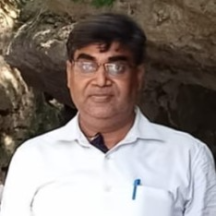
#> input picture Images/20022815.png, 216 x 216 px, given in place of the camera
$ jupyter execute --allow-errors attendance.ipynb   (text cells are left out)
#> lines starting #> are read from the running program, lines starting #| are printed output that depends on the picture; after the words box and inside, x2 and y2 are one past the last pixel; in counts of white or black regions, pixels touching at a corner belong together
[cell 1]
import cv2

[cell 2]
def generate_dataset():
    face_classifier = cv2.CascadeClassifier("haarcascade_frontalface_alt2.xml")

    # To separate face from image
    def face_cropped(img):
        # Converting image to greyscale
        gray =cv2.cvtColor(img, cv2.COLOR_BGR2GRAY)
        # 1.1 is the scaling factor
        # 4 minimum diverse
        faces = face_classifier.detectMultiScale(gray, 1.1, 4)

        # () denotes empty
        if faces is ():
            return None
        for (x,y,w,h) in faces:
            cv2.rectangle(img, (x,y), (x+w, y+w), (0,0,255), 2)
            cropped_face = img[y:y+h,x:x+w]

        return cropped_face

    # Opening web cam
    # 0 for internal camera
    # 1 for external camera
    cap = cv2.VideoCapture(0)
    img_id = 0

    while True:
        # this is our image frame
        ret, frame = cap.read()
#> frame is the input picture: shape (216, 216, 3); mean B, G, R 121.9, 127.3, 137.6
        # if face is found
        if face_cropped(frame) is not None:
#> in face_cropped, `gray =cv2.cvtColor(img, cv2.COLOR_BGR2GRAY)`:
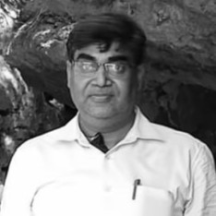
#> gray: shape (216, 216); min 3, max 255, mean 129.8
#> in face_cropped, `faces = face_classifier.detectMultiScale(gray, 1.1, 4)`: faces = [[62, 34, 79, 79]]
#> the loop in face_cropped, `for (x,y,w,h) in faces:` made 1 pass
#> pass 1, in face_cropped, `cropped_face = img[y:y+h,x:x+w]`:
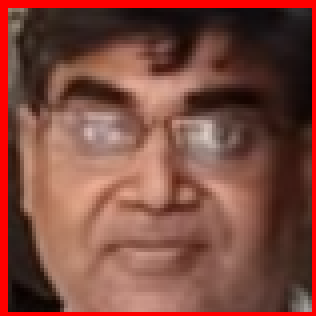
#> cropped_face: shape (79, 79, 3) (shown 4 times larger); mean B, G, R 62.6, 73.5, 126.3
#> after the loop in face_cropped, `for (x,y,w,h) in faces:`:
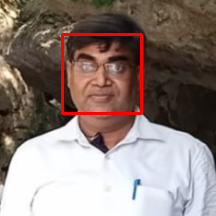
#> img: shape (216, 216, 3); 2.02% of pixels changed, all inside (x1, y1, x2, y2) = (61, 33, 143, 115)
            img_id+=1
#> img_id = 1
            face = cv2.resize(face_cropped(frame), (200, 200))
#> in face_cropped (call 2), `faces = face_classifier.detectMultiScale(gray, 1.1, 4)`: faces = [[61, 34, 81, 81]]
#> the loop in face_cropped (call 2), `for (x,y,w,h) in faces:` made 1 pass
#> pass 1, in face_cropped (call 2), `cropped_face = img[y:y+h,x:x+w]`:
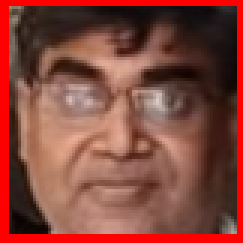
#> cropped_face: shape (81, 81, 3) (shown 3 times larger); mean B, G, R 59.5, 69.9, 132.5
#> after the loop in face_cropped (call 2), `for (x,y,w,h) in faces:`:
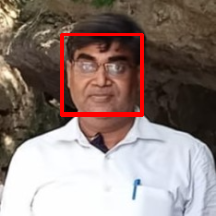
#> img: shape (216, 216, 3); 0.71% of pixels changed, all inside (x1, y1, x2, y2) = (60, 33, 144, 117)
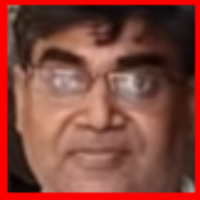
#> face: shape (200, 200, 3); mean B, G, R 59.4, 69.8, 132.4
            face = cv2.cvtColor(face, cv2.COLOR_BGR2GRAY)
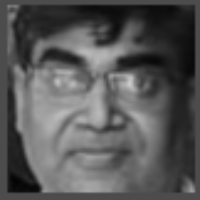
#> face: shape (200, 200); min 3, max 205, mean 87.3
            # save image in this data folder
            file_name_path = "data/" + "Swapnita_" + str(img_id) + ".jpg"
#> file_name_path = 'data/Swapnita_1.jpg'
            # to save image face in file_name_path
            cv2.imwrite(file_name_path, face)

            # putText method to count
            # to put image id on the face
            # (50,50) is the origin point
            # font in which text is to be written
            # font scale 1
            # 0,255,0 is green in RGB
            # 2 is thickness
            cv2.putText(face, str(img_id), (50,50), cv2.FONT_HERSHEY_COMPLEX, 1, (0, 255, 0), 2)
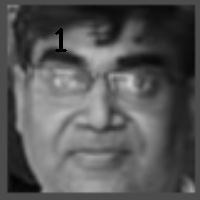
#> face: shape (200, 200); 0.31% of pixels changed, all inside (x1, y1, x2, y2) = (55, 28, 67, 52)

            # Cropped Face is title and face is displayed
            cv2.imshow("Cropped_Face", face)
            # if we press enter or image id is 1000 we break the loop
            # 13 is the ASCII value of enter
            if cv2.waitKey(1)==13 or int(img_id)==50:
#> (key Esc is pressed here)
                break

    # releasing the camera and distroying all windows
    cap.release()
    cv2.destroyAllWindows()
    print("Collecting samples is completed!")

# Calling the created function
generate_dataset()

$ run again, on Images/2017078.png
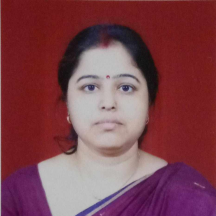
#> input picture Images/2017078.png, 216 x 216 px, given in place of the camera
#> in generate_dataset, frame is the input picture: shape (216, 216, 3); mean B, G, R 77.5, 67.8, 125.4
#> faces = [[60, 50, 97, 97]]
#> the loop in face_cropped, `for (x,y,w,h) in faces:` made 1 pass
#> after the loop in face_cropped, `for (x,y,w,h) in faces:`:
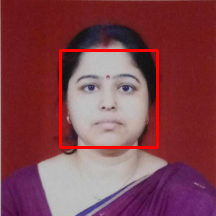
#> img: shape (216, 216, 3); 2.49% of pixels changed, all inside (x1, y1, x2, y2) = (59, 49, 159, 149)
#> img_id = 1
#> the loop in face_cropped (call 2), `for (x,y,w,h) in faces:` made 1 pass
#> (x, y, w, h) on pass 1: (61, 50, 95, 95)
#> file_name_path = 'data/Swapnita_1.jpg'
#> in generate_dataset, `cv2.putText(face, str(img_id), (50,50), cv2.FONT_HERSHEY_COMPLEX, 1, (..`:
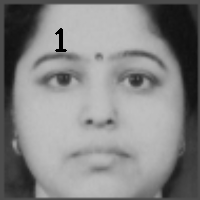
#> face: shape (200, 200); min 0, max 194, mean 133

$ run again, on Images/321654.png
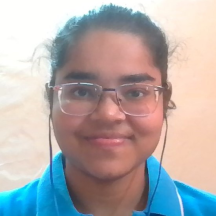
#> input picture Images/321654.png, 216 x 216 px, given in place of the camera
#> in generate_dataset, frame is the input picture: shape (216, 216, 3); mean B, G, R 171.5, 171.6, 177.2
#> faces = [[44, 39, 132, 132]]
#> the loop in face_cropped, `for (x,y,w,h) in faces:` made 1 pass
#> after the loop in face_cropped, `for (x,y,w,h) in faces:`:
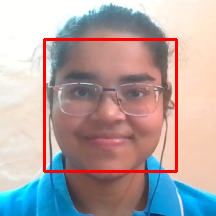
#> img: shape (216, 216, 3); 3.39% of pixels changed, all inside (x1, y1, x2, y2) = (43, 38, 178, 173)
#> img_id = 1
#> the loop in face_cropped (call 2), `for (x,y,w,h) in faces:` made 1 pass
#> (x, y, w, h) on pass 1: (44, 38, 133, 133)
#> file_name_path = 'data/Swapnita_1.jpg'
#> in generate_dataset, `cv2.putText(face, str(img_id), (50,50), cv2.FONT_HERSHEY_COMPLEX, 1, (..`:
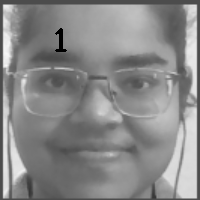
#> face: shape (200, 200); min 0, max 248, mean 136.6
